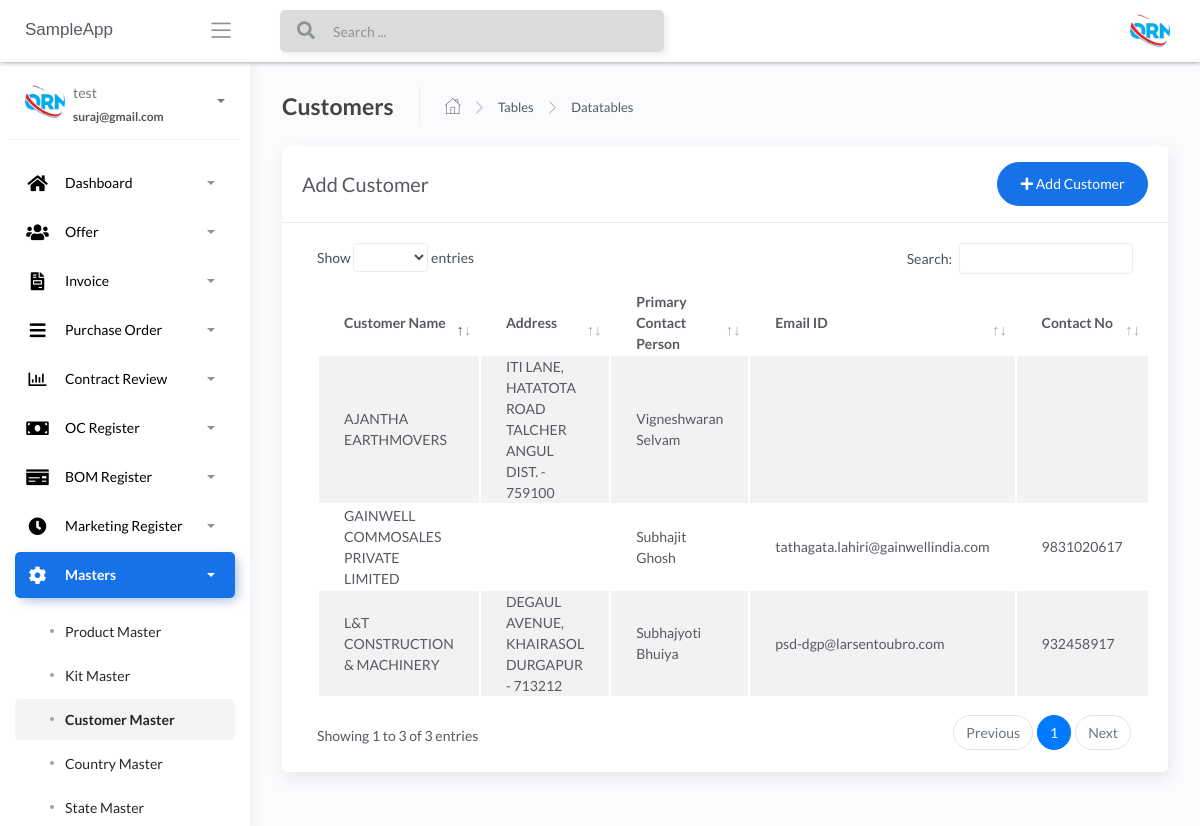
Page /Customer-masters (signed in) on the committed database.
### apps/authentication/models.py (models this page shows, shortened)
class Users(db.Model, UserMixin):
    __tablename__ = 'Users'
    id = db.Column(db.Integer, primary_key=True)
    username = db.Column(db.String(64), unique=True)
    email = db.Column(db.String(64), unique=True)
    password = db.Column(db.LargeBinary)

### apps/home/models.py (models this page shows, shortened)
class CustomerMaster(db.Model):
    __tablename__ = "customermaster"
    id = db.Column(db.Integer, primary_key=True)
    customer_name = db.Column(db.String())
    primary_contact_name = db.Column(db.String())
    secondary_contact_name = db.Column(db.String())
    email_id = db.Column(db.String())
    contact_number = db.Column(db.INT())
    pan_number = db.Column(db.String())
    gst_number = db.Column(db.String())
    address = db.Column(db.String())
    customer_country_name = db.Column(db.String())
    customer_state_name = db.Column(db.String())
    customer_city_name = db.Column(db.String())

### apps/home/routes.py (the view, shortened to what this page needs)
@blueprint.route('/Customer-masters', methods=['GET', 'POST'])
@login_required
def Customer_masters():
    if request.method == 'GET':
        users = CustomerMaster.query.all()
        city_master = CityMaster.query.all()
        return render_template('home/Customer-masters.html',users=users,city_master=city_master, segment='Customer-masters')

### apps/__init__.py (called while the page is built)
def configure_database(app):
    @app.before_first_request
    def initialize_database():
        db.create_all()
    @app.teardown_request
    def shutdown_session(exception=None):
        db.session.remove()

### apps/authentication/models.py (called while the page is built)
@login_manager.user_loader
def user_loader(id):
    return Users.query.filter_by(id=id).first()

### apps/templates/home/Customer-masters.html (shortened to what this page needs)
{% extends "layouts/base.html" %}
{% block content %}
	<div class="content">
		<div class="page-inner">
			<div class="page-header">
				<h4 class="page-title">Customers</h4>
				<ul class="breadcrumbs">
					<li class="nav-home">
						<a href="#">
							<i class="flaticon-home"></i>
						</a>
					</li>
					<li class="separator">
						<i class="flaticon-right-arrow"></i>
					</li>
					<li class="nav-item">
						<a href="#">Tables</a>
					</li>
					<li class="separator">
						<i class="flaticon-right-arrow"></i>
					</li>
					<li class="nav-item">
						<a href="#">Datatables</a>
					</li>
				</ul>
			</div>
			<div class="row">
				<div class="col-md-12">
					<div class="card">
						<div class="card-header">
							<div class="d-flex align-items-center">
								<h4 class="card-title">Add Customer</h4>
								<button class="btn btn-primary btn-round ml-auto" data-toggle="modal" data-target="#addRowModal">
									<i class="fa fa-plus"></i>
									Add Customer
								</button>
							</div>
						</div>
						<div class="card-body">
							<div class="table-responsive">
								<table id="add-row" class="display table table-striped table-hover" >
									<thead>
										<tr>
											<th>Customer Name</th>
											<th>Address</th>
                                            <th>Primary Contact Person</th>
											<th>Email ID</th>
											<th>Contact No</th>
										</tr>
									</thead>
									<tbody>
									{% for user in users %}
											<tr
											{% if loop.index %2==0 %}
											{% else %}
											{% endif %}
											>
											<td>{{user.customer_name}}</td>
											<td>{{user.address}}</td>
											<td>{{user.primary_contact_name}}</td>
											<td>{{user.email_id}}</td>
											<td>{{user.contact_number}}</td>
										</tr>
									{% endfor %}
									</tbody>
								</table>
							</div>
						</div>
					</div>
				</div>
			</div>
		</div>
	</div>
{% endblock content %}

### apps/templates/includes/sidebar.html (shortened to what this page needs)
		<div class="sidebar sidebar-style-2" data-background-color="white">
			<div class="sidebar-wrapper scrollbar scrollbar-inner">
				<div class="sidebar-content">
				{% if current_user.is_authenticated %}
					<div class="user">
						<div class="avatar-sm float-left mr-2">
							<img src="/static/assets/img/logo.jpg" alt="..." class="avatar-img rounded-circle">
						</div>
						<div class="info">
							<a data-toggle="collapse" href="#collapseExample" aria-expanded="true">
								<span>
									{{ current_user.username }}
									<span class="user-level">
										{{ current_user.email }}
									</span>
									<span class="caret"></span>
								</span>
							</a>
						</div>
					</div>
					<ul class="nav nav-primary">
						<li class="nav-item {% if 'dashboard' in segment %} active {% endif %}">
							<a data-toggle="collapse" href="#dashboard" aria-expanded="false">
								<i style="color:black;" class="fas fa-home"></i>
								<p style="color:black;">Dashboard</p>
								<span class="caret"></span>
							</a>
						</li>
						<li class="nav-item {% if 'offer-' in segment %} active {% endif %}">
							<a data-toggle="collapse" href="#base">
								<i  style="color:black;" class="fas fa-users"></i>
								<p  style="color:black;">Offer</p>
								<span class="caret"></span>
							</a>
						</li>
						<li class="nav-item {% if 'invoice' in segment %} active {% endif %}">
							<a data-toggle="collapse" href="#invoice">
								<i  style="color:black;" class="fas fa-file-invoice"></i>
								<p  style="color:black;">Invoice</p>
								<span class="caret"></span>
							</a>
						</li>
						<li class="nav-item {% if 'purchaseorder' in segment %} active {% endif %}">
							<a data-toggle="collapse" href="#purchaseorder">
								<i  style="color:black;" class="fas fa-bars"></i>
								<p  style="color:black;">Purchase Order</p>
								<span class="caret"></span>
							</a>
						</li>
						<li class="nav-item {% if 'contractreview' in segment %} active {% endif %}">
							<a data-toggle="collapse" href="#contractreview">
								<i  style="color:black;" class="far fa-chart-bar"></i>
								<p  style="color:black;">Contract Review</p>
								<span class="caret"></span>
							</a>
						</li>
						<li class="nav-item {% if 'OcRegister' in segment %} active {% endif %}">
							<a data-toggle="collapse" href="#OcRegister">
								<i  style="color:black;" class="fas fa-money-bill"></i>
								<p  style="color:black;">OC Register</p>
								<span class="caret"></span>
							</a>
						</li>
						<li class="nav-item {% if 'BOMRegister' in segment %} active {% endif %}">
							<a data-toggle="collapse" href="#BOMRegister">
								<i  style="color:black;" class="fas fa-money-check"></i>
								<p  style="color:black;">BOM Register</p>
								<span class="caret"></span>
							</a>
						</li>
						<li class="nav-item {% if 'MarketingRegister' in segment %} active {% endif %}">
							<a data-toggle="collapse" href="#MarketingRegister">
								<i  style="color:black;" class="fas fa-clock"></i>
								<p  style="color:black;">Marketing Register</p>
								<span class="caret"></span>
							</a>
						</li>
						<li class="nav-item {% if 'masters' in segment %} active {% endif %}">
							<a data-toggle="collapse" href="#masters">
								<i  style="color:black;" class="fas fa-cog fa-spin"></i>
								<p  style="color:black;">Masters</p>
								<span class="caret"></span>
							</a>
							<div class="collapse {% if 'masters' in segment %} show {% endif %}" id="masters">
								<ul class="nav nav-collapse">
									<li class="{% if 'Product-masters' in segment %} active {% endif %}">
										<a href="/Product-masters">
											<span  style="color:black;" class="sub-item">Product Master</span>
										</a>
									</li>
									<li class="{% if 'Kit-masters' in segment %} active {% endif %}">
										<a href="/Kit-masters">
											<span  style="color:black;"class="sub-item">Kit Master</span>
										</a>
									</li>
									<li class="{% if 'Customer-masters' in segment %} active {% endif %}">
										<a href="/Customer-masters">
											<span  style="color:black;" class="sub-item">Customer Master</span>
										</a>
									</li>
									<li class="{% if 'Country-masters' in segment %} active {% endif %}">
										<a href="/Country-masters">
											<span  style="color:black;" class="sub-item">Country Master</span>
										</a>
									</li>
									<li class="{% if 'State-masters' in segment %} active {% endif %}">
										<a href="/State-masters">
											<span  style="color:black;" class="sub-item">State Master</span>
										</a>
									</li>
								</ul>
							</div>
						</li>
					</ul>
				{% endif %}
				</div>
			</div>
		</div>

### rows in the picture
Users: username "test", email "suraj@gmail.com"
CustomerMaster: customer_name "L&T CONSTRUCTION & MACHINERY", address "DEGAUL AVENUE, KHAIRASOL DURGAPUR - 713212", primary_contact_name "Subhajyoti Bhuiya", email_id "psd-dgp@larsentoubro.com", contact_number "932458917"
CustomerMaster: customer_name "AJANTHA EARTHMOVERS", address "ITI LANE, HATATOTA ROAD TALCHER ANGUL DIST. - 759100", primary_contact_name "Vigneshwaran Selvam"
CustomerMaster: customer_name "GAINWELL COMMOSALES PRIVATE LIMITED", primary_contact_name "Subhajit Ghosh", email_id "tathagata.lahiri@gainwellindia.com", contact_number "9831020617"
